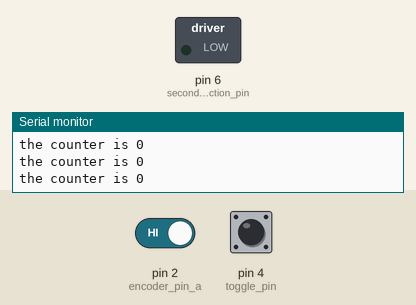
Bench run of a sketch on a simulated Arduino Uno, built with avr-gcc and run on an emulated ATmega328P. Parts: switched loads named in the sketch (green lamp = pin HIGH), the last lines printed to the serial monitor. Dashed ring = blinking. The test bench sets the inputs (shaded band); at power-on: pin 4 (toggle_pin) LOW, pin 2 (encoder_pin_a) HIGH. Pins used as bus, display or sensor lines are not drawn.

Above: at 1.2 s.
1.3 s: pin 4 (toggle_pin) driven HIGH
At 2.1 s:
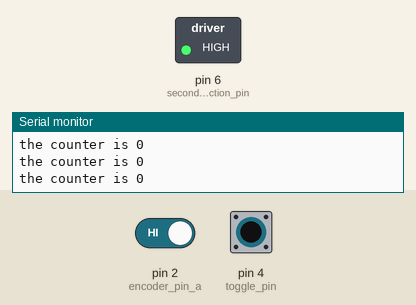
6.2 s: pin 4 (toggle_pin) pulsed LOW 5 times (0.12 s each, 0.3 s apart)
At 6.8 s:
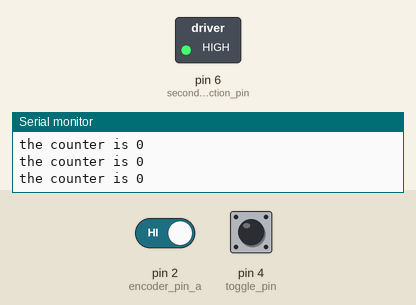
14.3 s: pin 4 (toggle_pin) pulsed LOW 2 times (0.12 s each, 0.3 s apart)
At 15.5 s:
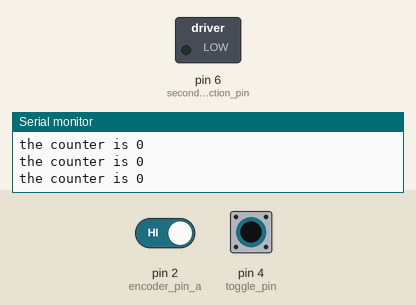
Timing chart, 0 to 17.3 s (numbered marks = the images above; inputs shaded):
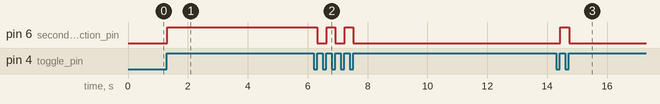

Measured:
- after the input at 1.3 s, pin 6 (second_direction_pin): LOW → HIGH at once
- after the input at 6.2 s, pin 6 (second_direction_pin): alternates HIGH for 0.29 s and LOW for 0.31 s, 5 changes in all, then stays LOW, starting after 0.13 s
- after the input at 14.3 s, pin 6 (second_direction_pin): LOW → HIGH after 0.13 s, → LOW 0.31 s later

The sketch:

rotary_encoder.ino
```cpp
// macros

// !!!! interrupt pins are only 2 and 3
#define encoder_pin_a 2
#define encoder_pin_b 3

// for simulation
        // toggle direction pin for simulation
        #define toggle_pin 4
        #define first_direction_pin 5
        #define second_direction_pin 6

////////////////////////////////////////////////////////////////////////////

// global variables
long doubled_counter = 0;

// for simulation
          int first_direction = 1 ; // boolean means that I want motor to rotates in the first direction

          //states of the push button
          int prev_state = 0;
          int current_state = 0;

////////////////////////////////////////////////////////////////////////////

// functions declarations

void pin_a_trigger();
void pin_b_trigger();

// for simulation
            void toggle_if_rising();

////////////////////////////////////////////////////////////////////////////

// main program

void setup() {

  Serial.begin(9600);

  // pullup to set the input signal to up by default
  pinMode (encoder_pin_a , INPUT_PULLUP);
  pinMode (encoder_pin_b , INPUT_PULLUP);

  // for simulation
          //deploying simulation pins
          pinMode( first_direction_pin , OUTPUT );
          pinMode( second_direction_pin , OUTPUT );
          pinMode(toggle_pin , INPUT);

          // motor by default rotates in the first direction
          digitalWrite(first_direction_pin, first_direction);
          digitalWrite(second_direction_pin, !first_direction);

  // attach interrupt attaches a function to work whenever a change is done in the pin_a of the encoder
  attachInterrupt(digitalPinToInterrupt(encoder_pin_a), pin_a_trigger , CHANGE);

  // for simulation
              attachInterrupt(digitalPinToInterrupt(toggle_pin), toggle_if_rising , RISING);
}

void loop() {

  Serial.print("the counter is ");
  Serial.println((doubled_counter/2));
  toggle_if_rising();
}

////////////////////////////////////////////////////////////////////////////

// functions definitions

void pin_a_trigger(){

  if (digitalRead(encoder_pin_a) != digitalRead(encoder_pin_b)){
    doubled_counter ++;
  }

  else{
    doubled_counter --;
  }

}

//for simulation
                void toggle_if_rising(){

                  current_state = digitalRead(toggle_pin);

                  // if the signal is rising rising
                  if( current_state > prev_state){
                    first_direction = !first_direction;
                    digitalWrite(first_direction_pin, first_direction);
                    digitalWrite(second_direction_pin, !first_direction);
                    Serial.println("ytahhhak");
                  }

                  prev_state = current_state;
                }
```
